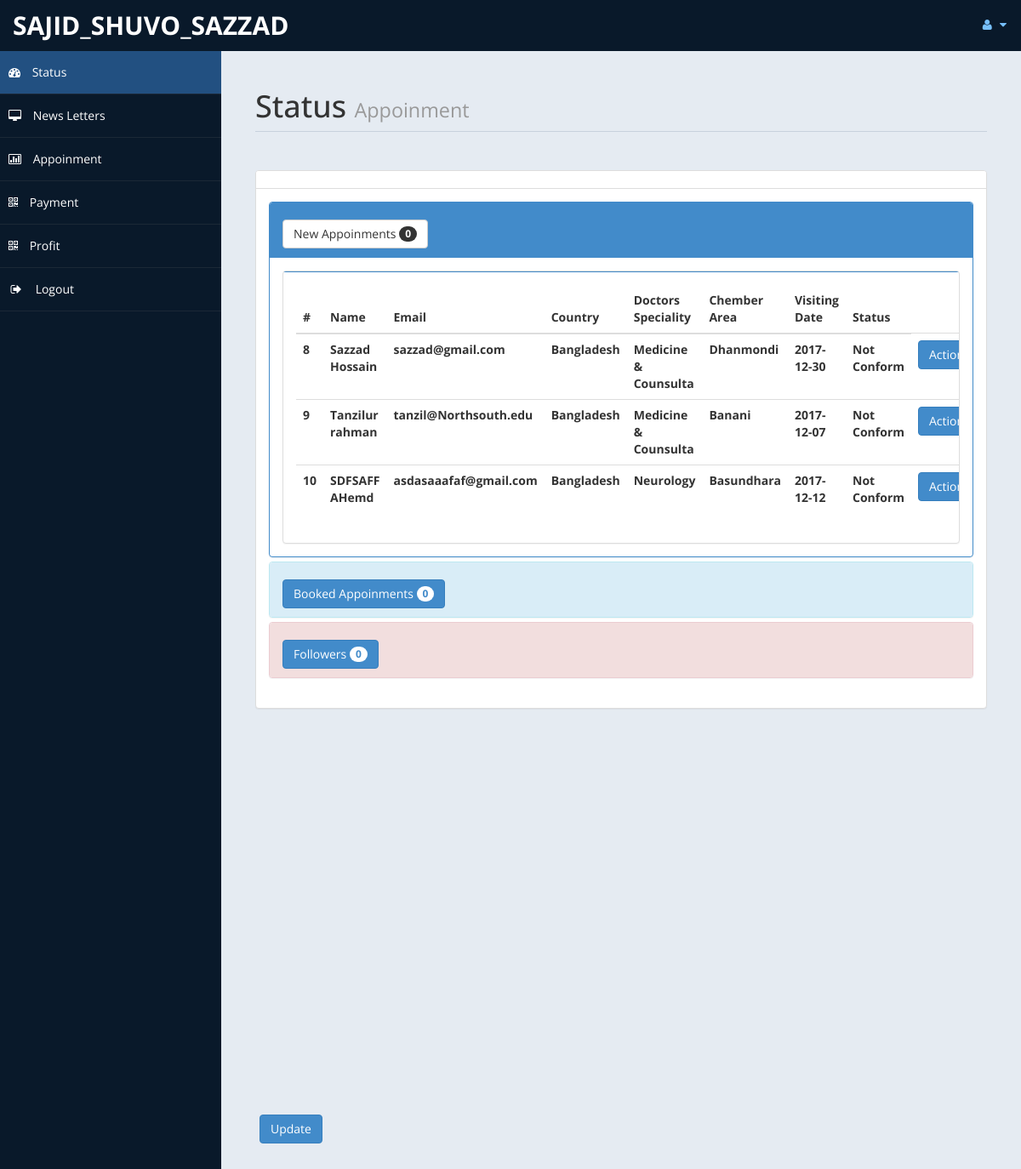
Page /admin/home.php (signed in) on the committed database.
### tables this page shows
CREATE TABLE IF NOT EXISTS `appoinment` (
  `id` int(10) unsigned NOT NULL,
  `Title` varchar(5) DEFAULT NULL,
  `FName` text,
  `LName` text,
  `Email` varchar(50) DEFAULT NULL,
  `National` varchar(30) DEFAULT NULL,
  `Country` varchar(30) DEFAULT NULL,
  `Phone` text,
  `Doc_speciality` varchar(20) DEFAULT NULL,
  `typ_of_apoint` varchar(50) NOT NULL,
  `n_patients` int(11) NOT NULL,
  `Area_Sel` varchar(40) DEFAULT NULL,
  `Doc_adrs` varchar(100) DEFAULT NULL,
  `Vtime` varchar(6) DEFAULT NULL,
  `VDate` date DEFAULT NULL,
  `Status` varchar(15) DEFAULT NULL
);

### admin/home.php (the view, shortened to what this page needs)
<!DOCTYPE html>
<html xmlns="http://www.w3.org/1999/xhtml">
<head>
    <link href="assets/css/bootstrap.css" rel="stylesheet" />
    <link href="assets/css/font-awesome.css" rel="stylesheet" />
    <link href="assets/js/morris/morris-0.4.3.min.css" rel="stylesheet" />
    <link href="assets/css/custom-styles.css" rel="stylesheet" />
</head>
<body>
    <div id="wrapper">
        <nav class="navbar navbar-default top-navbar" role="navigation">
            <div class="navbar-header">
                <a class="navbar-brand" href="home.php"> <?php echo $_SESSION["user"]; ?> </a>
            </div>
            <ul class="nav navbar-top-links navbar-right">
                <li class="dropdown">
                    <a class="dropdown-toggle" data-toggle="dropdown" href="#" aria-expanded="false">
                        <i class="fa fa-user fa-fw"></i> <i class="fa fa-caret-down"></i>
                    </a>
                </li>
            </ul>
        </nav>
        <nav class="navbar-default navbar-side" role="navigation">
            <div class="sidebar-collapse">
                <ul class="nav" id="main-menu">
                    <li>
                        <a class="active-menu" href="home.php"><i class="fa fa-dashboard"></i> Status</a>
                    </li>
                    <li>
                        <a href="messages.php"><i class="fa fa-desktop"></i> News Letters</a>
                    </li>
					<li>
                        <a href="appoinment.php"><i class="fa fa-bar-chart-o"></i> Appoinment </a>
                    </li>
                    <li>
                        <a href="payment.php"><i class="fa fa-qrcode"></i> Payment</a>
                    </li>
                    <li>
                        <a  href="profit.php"><i class="fa fa-qrcode"></i> Profit</a>
                    </li>
                    <li>
                        <a href="logout.php"><i class="fa fa-sign-out fa-fw"></i> Logout</a>
                    </li>
					</ul>
            </div>
        </nav>
        <div id="page-wrapper">
            <div id="page-inner">
                <div class="row">
                    <div class="col-md-12">
                        <h1 class="page-header">
                            Status <small>Appoinment </small>
                        </h1>
                    </div>
                </div>
				<?php
						include ('db.php');
						$c =0;
				?>
					<div class="row">
                <div class="col-md-12">
                    <div class="panel panel-default">
                        <div class="panel-heading">
                        </div>
                        <div class="panel-body">
                            <div class="panel-group" id="accordion">
							<div class="panel panel-primary">
                                    <div class="panel-heading">
                                        <h4 class="panel-title">
                                            <a data-toggle="collapse" data-parent="#accordion" href="#collapseTwo">
											<button class="btn btn-default" type="button">
												 New Appoinments  <span class="badge"><?php echo $c ; ?></span>
											</button>
											</a>
                                        </h4>
                                    </div>
                                    <div id="collapseTwo" class="panel-collapse in" style="height: auto;">
                                        <div class="panel-body">
                                           <div class="panel panel-default">
                        <div class="panel-body">
                            <div class="table-responsive">
                                <table class="table">
                                    <thead>
                                        <tr>
                                            <th>#</th>
                                            <th>Name</th>
                                            <th>Email</th>
                                            <th>Country</th>
											<th>Doctors Speciality</th>
											<th>Chember Area</th>
                                            <th>Visiting Date</th>
                                            <th>Status</th>
                                        </tr>
                                    </thead>
                                    <tbody>
									<?php
									$tsql = "Select * from appoinment";
									$tre = mysqli_query($con,$tsql);
									while($trow=mysqli_fetch_array($tre) )
									{
										$co =$trow['Status'];
										if($co=="Not Conform")
										{
											echo"<tr>
												<th>".$trow['id']."</th>
												<th>".$trow['FName']." ".$trow['LName']."</th>
												<th>".$trow['Email']."</th>
												<th>".$trow['Country']."</th>
												<th>".$trow['Doc_speciality']."</th>
												<th>".$trow['Area_Sel']."</th>
												<th>".$trow['VDate']."</th>
												<th>".$trow['Status']."</th>
												<th><a href='appoinment.php?rid=".$trow['id']." ' class='btn btn-primary'>Action</a></th>
												</tr>";
										}
									}
									?>
                                    </tbody>
                                </table>
                            </div>
                        </div>
                    </div>
                                        </div>
                                    </div>
                                </div>
								<?php
								$r =0;
								?>
                                <div class="panel panel-info">
                                    <div class="panel-heading">
                                        <h4 class="panel-title">
                                            <a data-toggle="collapse" data-parent="#accordion" href="#collapseOne" class="collapsed">
											<button class="btn btn-primary" type="button">
												 Booked Appoinments
                                                   <span class="badge"><?php echo $r ; ?></span>
											</button>
											</a>
                                        </h4>
                                    </div>
                                </div>
                                <?php
								$f =0;
								?>
                                <div class="panel panel-danger">
                                    <div class="panel-heading">
                                        <h4 class="panel-title">
                                            <a data-toggle="collapse" data-parent="#accordion" href="#collapseThree" class="collapsed">
											<button class="btn btn-primary" type="button">
												 Followers  <span class="badge"><?php echo $f ; ?></span>
											</button>
											</a>
                                        </h4>
                                    </div>
                                    </div>
                                </div>
                            </div>
                        </div>
                    </div>
                </div>
            </div>
				<div class='panel-body'>
                            <button class='btn btn-primary btn' data-toggle='modal' data-target='#myModal'>
                              Update
                            </button>
                            </div>
                        </div>
            </div>
</body>
</html>

### admin/assets/css/custom-styles.css (style rules this page uses)
body { font-family: 'Open Sans', sans-serif; }
#wrapper { width: 100%; background:#09192A; }
#page-wrapper { padding: 15px 15px; min-height: 600px; background:#E5EBF2; }
#page-inner { width:100%; margin:10px 20px 10px 0px; background-color:transparent; padding:10px; min-height:1200px; }
h1, .h1, h2, .h2, h3, .h3 { margin-top: 7px; margin-bottom: -5px; }
h4 { padding-top:10px; }
.page-header { padding-bottom: 9px; margin: 10px 0 45px; border-bottom: 1px solid #C7D1DD; }
.panel-default > .panel-heading { color: #000; background-color: #FFFFFF; border-color: #ddd; font-weight:bold; }
.top-navbar { margin:0px; }
.top-navbar .navbar-brand { color: #fff; width: 260px; text-align: left; height: 60px; font-size: 30px; font-weight: 700; text-transform: uppercase; line-height: 30px; }
.top-navbar .nav > li { position: relative; display: inline-block; }
.top-navbar .nav > li > a { position: relative; display: block; padding: 19px 15px; color: #77C0FD; }
.active-menu { background-color:#225081!important; }
.sidebar-collapse , .sidebar-collapse .nav { background:none; }
.sidebar-collapse .nav { padding:0; }
.sidebar-collapse .nav > li > a { color:#fff; background:transparent; text-shadow:none; }
.sidebar-collapse > .nav > li > a { padding:15px 10px; }
.sidebar-collapse > .nav > li { border-bottom: 1px solid rgba(107, 108, 109, 0.19); }
.navbar-side { border:none; background-color: transparent; }
.top-navbar { background:#09192A; border-bottom:none; }
.top-navbar .nav > li > a > i { margin-right: 2px; }
.navbar-default { border:0px solid black; }
.navbar-header { background: #09192A; }
.nav > li > a > i { margin-right:10px; }
@media (min-width:768px) { #page-wrapper { margin: 0 0 0 260px; padding: 15px 30px; min-height: 1200px; } }
@media (min-width:768px) { .navbar-side { z-index: 1; position: absolute; width: 260px; } }
@media (min-width:768px) { .navbar { border-radius: 0px; } }

### rows in the picture
appoinment: id "8", FName "Sazzad", LName "Hossain", Email "sazzad@gmail.com", Country "Bangladesh", Doc_speciality "Medicine & Counsulta", Area_Sel "Dhanmondi", VDate "2017-12-30", Status "Not Conform"
appoinment: id "9", FName "Tanzilur", LName "rahman", Email "tanzil@Northsouth.edu", Country "Bangladesh", Doc_speciality "Medicine & Counsulta", Area_Sel "Banani", VDate "2017-12-07", Status "Not Conform"
appoinment: id "10", FName "SDFSAFF", LName "AHemd", Email "asdasaaafaf@gmail.com", Country "Bangladesh", Doc_speciality "Neurology", Area_Sel "Basundhara", VDate "2017-12-12", Status "Not Conform"

### other values in the picture
$_SESSION["user"] "SAJID_SHUVO_SAZZAD"
$c "0"
$r "0"
$f "0"
